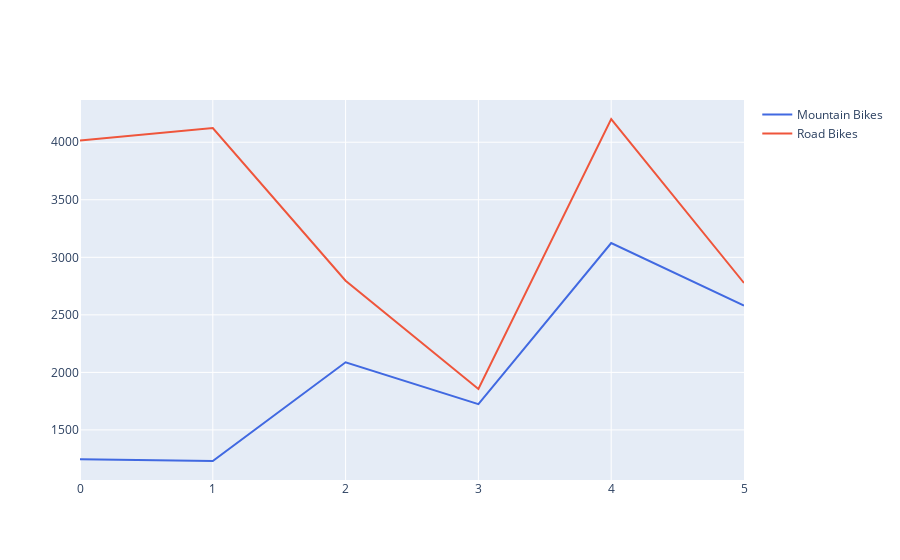

This figure's notebook cell:
### Code cell
fig = go.Figure()
fig.add_trace(go.Scatter(y=tab5['Mountain Bikes'],mode='lines',name='Mountain Bikes',line=dict(color='royalblue')))
fig.add_trace(go.Scatter(y=tab5['Road Bikes'],mode='lines',name='Road Bikes'))

### Figure 1 — Plotly figure (JSON) as saved in the notebook; plotly's stock layout.template omitted (floating-point values rounded to 4 significant figures)
{"data": [{"line": {"color": "royalblue"}, "mode": "lines", "name": "Mountain Bikes", "type": "scatter", "y": [1245.0, 1230.0, 2088.0, 1724.0, 3124.0, 2581.0]}, {"mode": "lines", "name": "Road Bikes", "type": "scatter", "y": [4015.0, 4124.0, 2797.0, 1856.0, 4202.0, 2777.0]}], "layout": {}}
